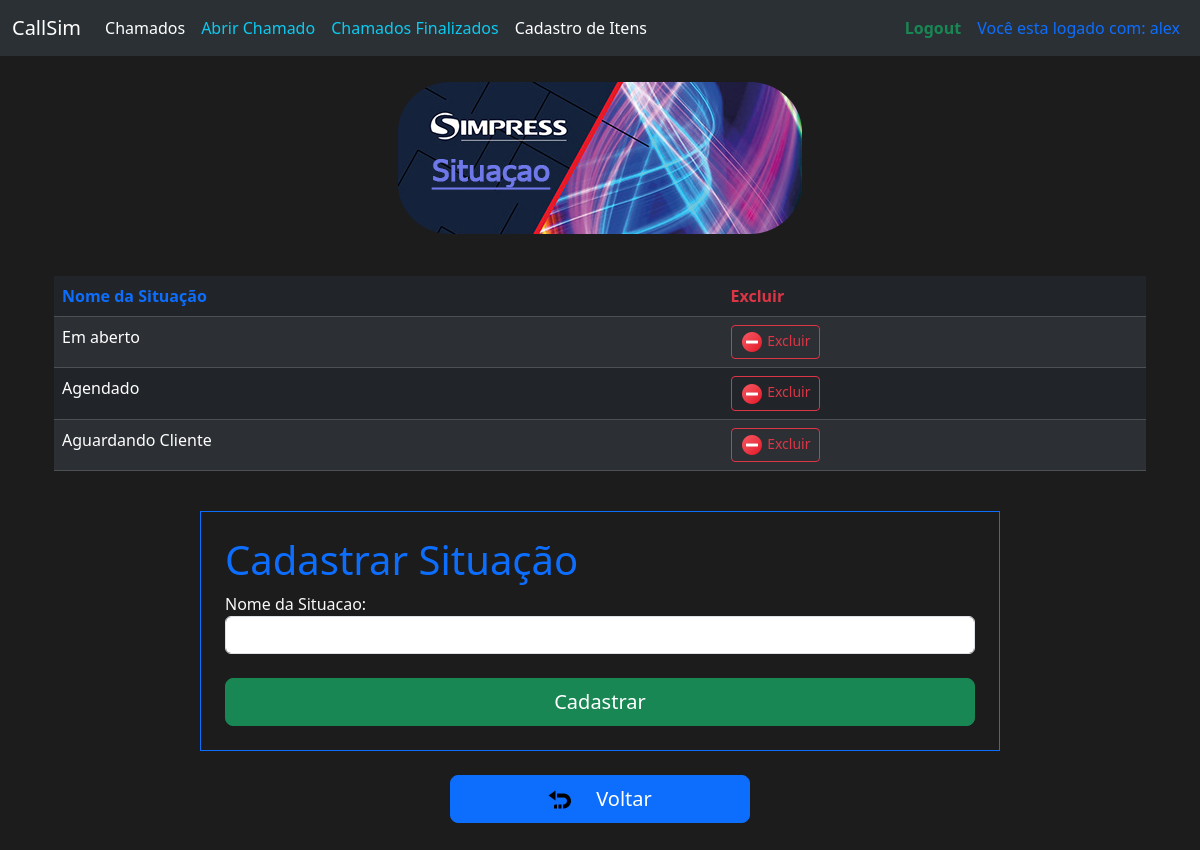
/situacao/ (signed in), run on the app's committed database.
### CallSim/models.py (models this page shows, shortened)
class Usuario(db.Model, UserMixin):
    id = db.Column(db.Integer, primary_key=True)
    nome = db.Column(db.String(120), nullable=False)
    usuario = db.Column(db.String(length=100), nullable=False, unique=True)
    email = db.Column(db.String(length=100), nullable=False, unique=True)
    senha = db.Column(db.String(length=60), nullable=False, unique=True)
    lembrete_senha = db.Column(db.String(length=100), nullable=False, unique=True)
    @property
    def senhacript(self):
        return self.senhacrip

class Situacao(db.Model):
    id = db.Column(db.Integer, primary_key=True)
    situacao = db.Column(db.String(250), nullable=False)

### CallSim/routes.py (the view, shortened to what this page needs)
@app.route('/situacao/', methods=['GET', 'POST'])
@login_required
def situacao():
    form = SituacaoForm()
    dados_situacao = Situacao.query.all()
    if not dados_situacao:
        flash('Lista de Situaçãos ainda não possui dados.', category='warning')
    return render_template('situacao.html', form=form, dados_situacao=dados_situacao)

### CallSim/form.py
class SituacaoForm(FlaskForm):
    situacao = StringField('Nome da Situacao:', validators=[DataRequired(message="Este campo é Obrigatório")])
    submit = SubmitField('Cadastrar')

### CallSim/models.py (called while the page is built)
@login_manager.user_loader
def load_user(usuario_id):
    return Usuario.query.get(int(usuario_id))

### CallSim/templates/situacao.html (shortened to what this page needs)
{% extends 'base.html' %}
{% block conteudo %}
<div class="d-flex justify-content-center align-items-center">
    <div class="container row">
        <div class="col-12">
            <div class="text-center">
                <img src="{{url_for('static', filename='img/banner_situacao.png')}}" class="img-fluid h3 mb-3 mt-4">
            </div>
            <table class="table table-striped table-hover table-dark mt-4">
                <thead>
                <tr>
                    <th class="text-primary">Nome da Situação</th>
                    <th class="text-danger">Excluir</th>
                </tr>
                </thead>
                <tbody>
                {% for linha in dados_situacao %}
                <tr>
                    <td>{{ linha.situacao }}</td>
                    <td>
                        <form action="{{ url_for('excluir_situacao', situacao_id=linha.id) }}" method="POST">
                            <button type="button" class="btn btn-outline-danger btn-sm"
                            data-bs-toggle="modal" data-bs-target="#modalExcluir{{ linha.id }}">
                                <img src="{{url_for('static', filename='img/excluir.png')}}">  Excluir
                            </button>
                        </form>
                    </td>
                </tr>
                {% endfor %}
                </tbody>
            </table>
        </div>
    </div>
</div>
<div class="d-flex justify-content-center align-items-center mt-4">
    <div class="row col-8">
        {% import "macro_campos.html" as m %}
        <form method="POST" class="form-register border border-primary p-4" novalidate>
            <h1 class="display-6 text-primary">Cadastrar Situação</h1>
            {{ m.render_field(form.situacao) }}
            <div class="d-grid mt-4">
                {{ form.submit(class="btn btn-lg btn-success") }}
            </div>
        </form>
    </div>
</div>
<div class="d-flex gap-5 justify-content-center align-items-center mt-4 mb-5">
    <a href="{{ url_for('itens') }}" class="btn btn-lg btn-primary w-25"><img src="{{ url_for('static', filename='img/voltar.png') }}" class="me-4 img-fluid">Voltar</a>
</div>
{% endblock %}

### CallSim/templates/base.html (shortened to what this page needs)
<!DOCTYPE html>
<html lang="pt-br">
<head>
    <link href="https://cdn.jsdelivr.net/npm/bootstrap@5.3.8/dist/css/bootstrap.min.css" rel="stylesheet"
>
</head>
<body>
<nav class="navbar navbar-expand-lg bg-body-tertiary" data-bs-theme="dark">
    <div class="container-fluid">
        <a class="navbar-brand" href="{{ url_for('home') }}">CallSim</a>
        <div class="collapse navbar-collapse" id="navbarNavAltMarkup">
            <div class="navbar-nav">
                <a class="nav-link active" aria-current="page" href="{{url_for('lista_chamado')}}">Chamados</a>
                <a class="nav-link active text-info" aria-current="page" href="{{url_for('abrir_chamado')}}">Abrir
                    Chamado</a>
                <a class="nav-link active text-info" aria-current="page" href="{{url_for('lista_chamado_encerrado')}}">Chamados
                    Finalizados</a>
                <a class="nav-link active" aria-current="page" href="{{ url_for('itens') }}">Cadastro de Itens</a>
            </div>
            <div class="navbar-nav ms-auto">
                {% if current_user.is_authenticated %}
                <a class="nav-link text-success fw-bold" href="{{url_for('logout')}}">Logout</a>
                <a class="nav-link text-primary">Você esta logado com: {{ current_user.usuario }}</a>
                {% else %}
                <a class="nav-link text-danger fw-semibold" href="{{url_for('index')}}">Login</a>
                <a class="nav-link disabled" aria-disabled="true">Não há usuário logado</a>
                {% endif %}
            </div>
        </div>
    </div>
</nav>
{% block conteudo %}
{% endblock %}
</body>
</html>

### CallSim/templates/base.html (style rules this page uses)
body { background-color: #1C1C1C; color: honeydew; }
form label { color: honeydew !important; }

### data on the page
Usuario: usuario "alex"
Situacao: situacao "Em aberto"
Situacao: situacao "Agendado"
Situacao: situacao "Aguardando Cliente"

### other printed values
{{ field.label(class="label_class text-light") }} "Nome da Situacao:"
